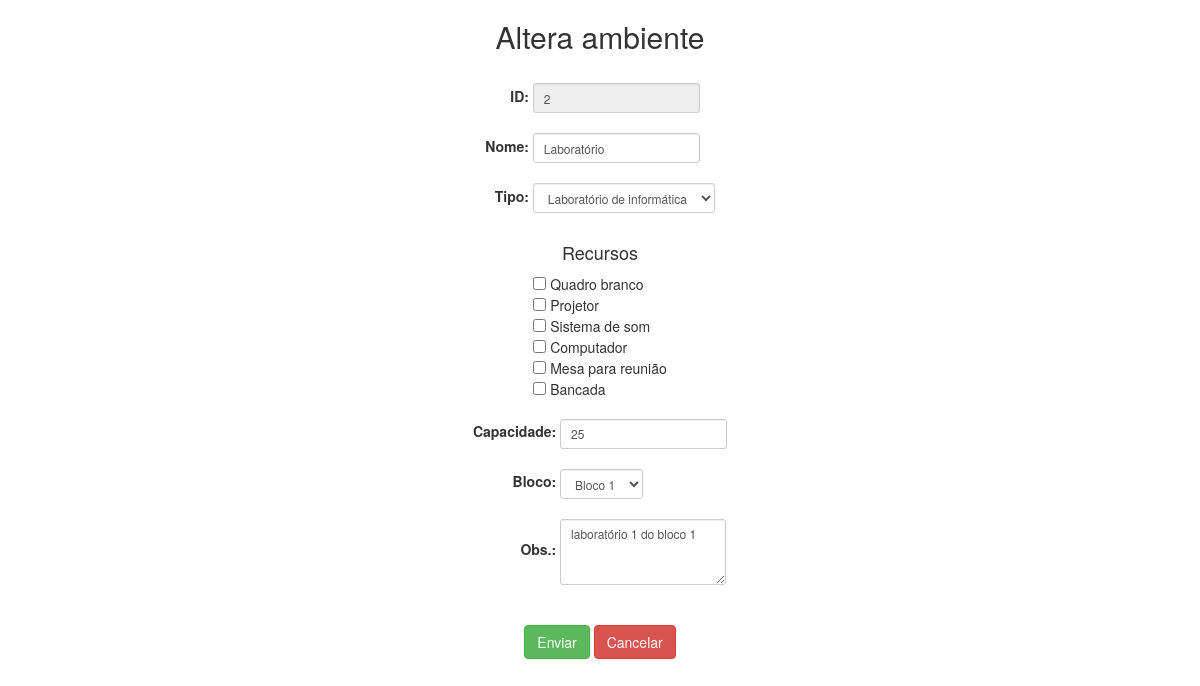
/admin/altera_ambiente.php?id=2, run on the app's committed database.
### tables this page shows
CREATE TABLE IF NOT EXISTS `salas` (
  `id` int(5) NOT NULL AUTO_INCREMENT,
  `nome` varchar(30) DEFAULT NULL,
  `id_tipo` int(5) DEFAULT NULL,
  `capacidade` int(5) DEFAULT NULL,
  `id_bloco` int(5) DEFAULT NULL,
  `obs` varchar(140) DEFAULT NULL,
  `data` date DEFAULT NULL,
  `hora` time DEFAULT NULL,
  PRIMARY KEY (`id`),
  KEY `id_tipo` (`id_tipo`),
  KEY `id_bloco` (`id_bloco`)
);

CREATE TABLE IF NOT EXISTS `tipo_sala` (
  `id` int(5) NOT NULL AUTO_INCREMENT,
  `descricao` varchar(30) DEFAULT NULL,
  PRIMARY KEY (`id`)
);

CREATE TABLE IF NOT EXISTS `recursos` (
  `id` int(5) NOT NULL AUTO_INCREMENT,
  `nome` varchar(50) DEFAULT NULL,
  PRIMARY KEY (`id`)
);

CREATE TABLE IF NOT EXISTS `blocos` (
  `id` int(5) NOT NULL,
  `descricao` varchar(30) DEFAULT NULL,
  PRIMARY KEY (`id`)
);

### admin/altera_ambiente.php (the view, shortened to what this page needs)
<!DOCTYPE HTML>
<html lang="pt-BR">
  <head>
    <link href="../css/bootstrap.min.css" rel="stylesheet">
    <link href="../css/estilo.css" rel="stylesheet">
  </head>
  <?php
  $id=$_GET['id'];
  require "../class_sala.php";
  require "../class_usuario.php";
  $query = "SELECT salas.id, salas.nome, tipo_sala.descricao, tipo_sala.id as idsala, salas.capacidade, blocos.descricao as bloco, blocos.id as idbloco, salas.obs FROM salas,tipo_sala,blocos WHERE salas.id_tipo = tipo_sala.id AND salas.id_bloco = blocos.id AND salas.id='$id' ";
    $consulta = mysql_query($query) or die(mysql_error ());
  while($registro = mysql_fetch_assoc($consulta)) {
  echo "
  <div class='main' align='center'>
    <center><h2>Altera ambiente</h2></center><br>
    <form class='form-inline' method='POST' action=''>
      <table align='center'>
        <tr><td align='right'><label>ID:&nbsp;</label></td><td><input type='text' name='id' class='form-control input-sm' value=".$id." required disabled=disable></td></tr>
        <tr><td>&nbsp;</td></tr>
        <tr><td align='right'><label>Nome:&nbsp;</label></td><td><input type='text' name='nome' class='form-control input-sm' value=".$registro['nome']." required></tr></td>
        <tr><td>&nbsp;</td></tr>
        <tr><td align='right'><label>Tipo:&nbsp;</label></td><td><select class='form-control input-sm' name='tipo'>";
        $query = "SELECT id,descricao FROM tipo_sala";
                $consulta = mysql_query($query) or die(mysql_error ());
                echo '<option value='.$registro["idsala"].'>'.$registro["descricao"].'</option>';
                while($result = mysql_fetch_assoc($consulta)) {
                  echo '<option value='.$result["id"].'>'.$result["descricao"].'</option>';
                } echo "
        <tr><td>&nbsp;</td></tr>
        <table align='center'>
          <tr><td colspan='2' align='center'><h4>Recursos</h4></td></tr>";
            $select = 'SELECT recursos.id, recursos.nome FROM recursos ORDER BY id ASC';
            $retorno = mysql_query($select) or die (mysql_error());
            $i=0;
            while ($result = mysql_fetch_assoc($retorno))
            {
              echo "<tr id=".$result['nome'].">";
              echo "<td><input type='checkbox' id=cb".$result['nome']." name='recursos".$i++."' value=".$result['id'].">&nbsp;".$result['nome']."</td>";
              echo "</tr>";
            }
        echo "</table><table>
        <tr><td>&nbsp;</td></tr>
        <tr><td align='right'><label>Capacidade:&nbsp;</label></td><td><input type='text' name='capacidade' class='form-control input-sm' value=".$registro['capacidade']." required></tr></td>
        <tr><td>&nbsp;</td></tr>
        <tr><td align='right'><label>Bloco:&nbsp;</label></td><td><select class='form-control input-sm' name='bloco'>";
        $query = "SELECT id,descricao FROM blocos";
                $consulta = mysql_query($query) or die(mysql_error ());
                echo '<option value='.$registro["idbloco"].'>'.$registro["bloco"].'</option>';
                echo "
        <tr><td>&nbsp;</td></tr>
        <tr><td align='right'><label>Obs.:&nbsp;</label></td><td><textarea class='form-control input-sm' rows='3' name='obs'>".$registro['obs']."</textarea></tr></td>
      </table>
      <br><br><button type='submit' name='enviar' class='btn btn-success'>Enviar</button>
      <a href='listar_ambientes.php'><button type='button' class='btn btn-danger'>Cancelar</button></a>
    </form>
  </div>";
  }
  ?>
</html>

### css/estilo.css (style rules this page uses)
div.main { width: 350px; height: 100%; margin: 0 auto; }

### data on the page
salas: tipo "Laboratório de informática", capacidade "25", bloco "Bloco 1", obs "laboratório 1 do bloco 1"
recursos: nome "Quadro branco"
recursos: nome "Projetor"
recursos: nome "Sistema de som"
recursos: nome "Computador"
recursos: nome "Mesa para reunião"
recursos: nome "Bancada"
